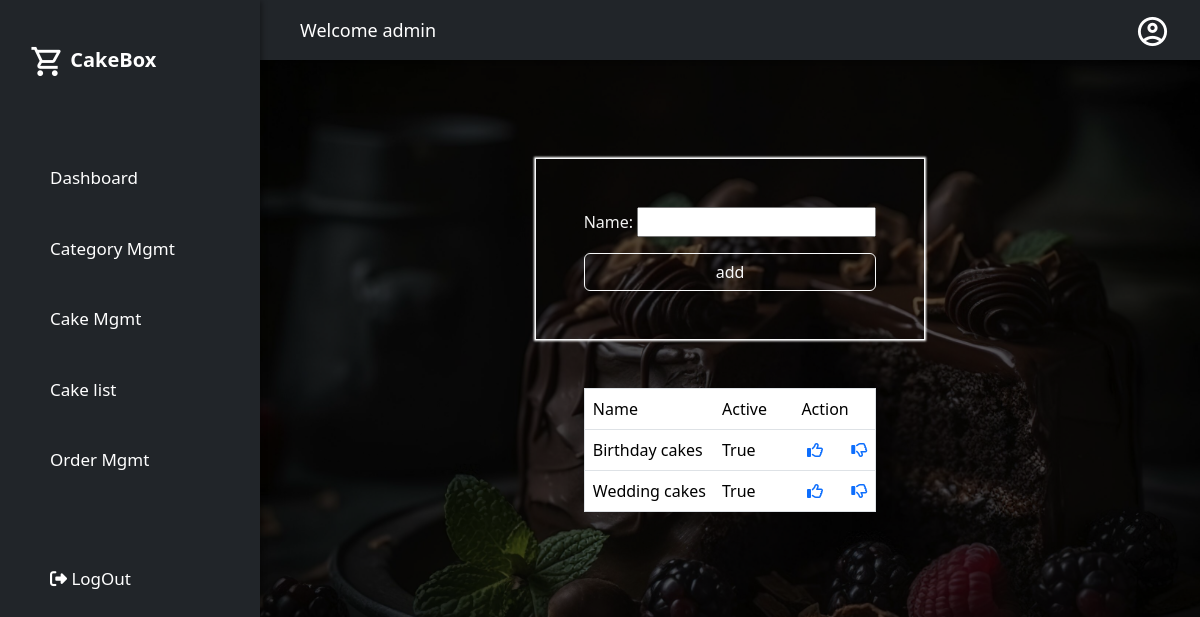
The app's page /add/ (signed in) with its own data.
### cakeapp/models.py (models this page shows, shortened)
class User(AbstractUser):
    phone=models.CharField(max_length=100,unique=True)
    address=models.CharField(max_length=200)

class CakeCategory(models.Model):
    name=models.CharField(max_length=200,unique=True)
    is_active=models.BooleanField(default=True)

### cakeapp/views.py (the view, shortened to what this page needs)
# urls.py: path("add/",CategoryCreateView.as_view(),name="add-category"),
@method_decorator(decs,name="dispatch")
class CategoryCreateView(CreateView,ListView):
    template_name="cakeapp/category_add.html"
    form_class=CategoryCreateForm
    model=CakeCategory
    context_object_name="categories"
    success_url=reverse_lazy("add-category")

### cakeapp/forms.py
class CategoryCreateForm(forms.ModelForm):
    class Meta:
        model=CakeCategory
        fields=["name"]

### cakeapp/views.py (called while the page is built)
def signin_required(fn):
    def wrapper(request,*args,**kwargs):
        if not request.user.is_authenticated:
            messages.error(request,"invalid session!..please login")
            return redirect("signin")
        else:
            return fn(request,*args,**kwargs)
    return wrapper

def is_admin(fn):
    def wrapper(request,*args,**kwargs):
        if not request.user.is_superuser:
            messages.error(request,"Permission denied for current user !")
            return redirect("signin")
        else:
            return fn(request,*args,**kwargs)
    return wrapper

### cakeapp/templates/cakeapp/category_add.html (shortened to what this page needs)
{%extends 'cakeapp/base.html'%}
{%block body_block%}
<div class="container mt-5 d-flex flex-column align-items-center">
    <div class="border border-light p-5 custom-shadow top-space">
         <form action="" method="post">
             {{form.as_p}}
             <input type="submit" value="add" class="form-control btn btn-outline-light">
         </form>
    </div>
    <div>
     <table class="table mt-5 table border border shadow width ">
         <tr>
             <td>Name</td>
             <td>Active</td>
             <td class="text-center">Action</td>
         </tr>
         {%for cat in categories%}
         <tr>
             <td>{{cat.name}}</td>
             <td>{{cat.is_active}}</td>
             <td>
                 <a href="{%url 'active-category' cat.id%}" class="me-4 ms-4"><i class="fa-regular fa-thumbs-up"></i></a>
                 <a href="{%url 'remove-category' cat.id%}" ><i class="fa-regular fa-thumbs-down"></i></a>
             </td>
         </tr>
         {%endfor%}
     </table>
    </div>
 </div>
{%endblock%}

### cakeapp/templates/cakeapp/base.html (shortened to what this page needs)
<!DOCTYPE html>
{%load static%}
<html lang="en">
  <head>
    <link rel="stylesheet" href="{%static 'css/test.css'%}">
    <link href="https://cdn.jsdelivr.net/npm/bootstrap@5.3.2/dist/css/bootstrap.min.css" rel="stylesheet">
  </head>
  <body class="bg-black">
    <div class="grid-container">
      <header class="header bg-dark text-white">
        <div class="header-left">
         Welcome {{request.user}}
       </div>
        <div class="header-right">
          <span class="material-icons-outlined">account_circle</span>
        </div>
      </header>
      <aside id="sidebar" class="bg-dark">
        <div class="sidebar-title">
          <div class="sidebar-brand">
            <span class="material-icons-outlined">shopping_cart</span> CakeBox
          </div>
        </div>
        <ul class="sidebar-list">
          <li class="sidebar-list-item">
            <a href="{%url 'dashboard'%}">Dashboard</a>
          </li>
          <li class="sidebar-list-item">
            <a href="{%url 'add-category'%}">Category Mgmt</a>
          </li>
          <li class="sidebar-list-item">
            <a href="{%url 'cake-add'%}">Cake Mgmt</a>
          </li>
          <li class="sidebar-list-item">
            <a href="{%url 'cake-list'%}">Cake list</a>
          </li>
          <li class="sidebar-list-item">
            <a href="{%url 'order-list'%}">Order Mgmt</a>
          </li>
          <li class="sidebar-list-item mt-5">
            <a href="{%url 'signout'%}"><i class="fa-solid fa-right-from-bracket" style="color: #ffffff;"></i> LogOut</a>
          </li>
        </ul>
      </aside>
      <main class="main-container">
          <div class="inner-container">
              {%block body_block%}
              {%endblock%}
          </div>
      </main>
    </div>
  </body>
</html>

### cakeapp/static/css/test.css (style rules this page uses)
body { margin: 0; padding: 0; background-color: #000000; color: #000000; font-family: 'Montserrat', sans-serif; }
.material-icons-outlined { vertical-align: middle; line-height: 1px; font-size: 35px; }
.grid-container { display: grid; grid-template-columns: 260px 1fr 1fr 1fr; grid-template-rows: 0.2fr 3fr; grid-template-areas: 'sidebar header header header' 'sidebar main main main'; height: 100vh; }
.header { grid-area: header; height: 60px; display: flex; align-items: center; justify-content: space-between; padding: 0 30px 0 40px; box-shadow: 0 6px 7px -3px rgba(0, 0, 0, 0.35); }
.header-left { font-size: large; }
#sidebar { grid-area: sidebar; height: 100%; overflow-y: auto; transition: all 0.5s; -webkit-transition: all 0.5s; box-shadow: 0 3px 5px 2px rgba(0, 0, 0, 0.35); }
.sidebar-title { display: flex; justify-content: space-between; align-items: center; padding: 30px 30px 30px 30px; margin-bottom: 35px; color: #ffffff; }
.sidebar-brand { margin-top: 15px; font-size: 20px; font-weight: 700; }
.sidebar-list { padding: 0; margin-top: 15px; list-style-type: none; }
.sidebar-list-item { padding: 25px 20px 20px 50px; font-size: 17px; }
.sidebar-list-item > a { text-decoration: none; color: #ffffff; }
.main-container { position: relative; grid-area: main; overflow-y: auto; padding: 20px 20px; color: rgba(255, 255, 255, 0.95); height: 90vh; }
.main-container::before { content: ''; position: absolute; top: 0; right: 0; bottom: 0; left: 0; background-image: url('/cakeapp/static/assets/cakewallpaper.jpg'); background-position: center; background-repeat:repeat-y; background-size: cover; filter: blur(4px); filter: brightness(0.35); z-index: -1; }
.custom-shadow { box-shadow: 0 0 2px 1px white; }
.top-space { margin-top: 30px; }

### records on screen
User: user "admin"
CakeCategory: name "Birthday cakes", is_active "True"
CakeCategory: name "Wedding cakes", is_active "True"
